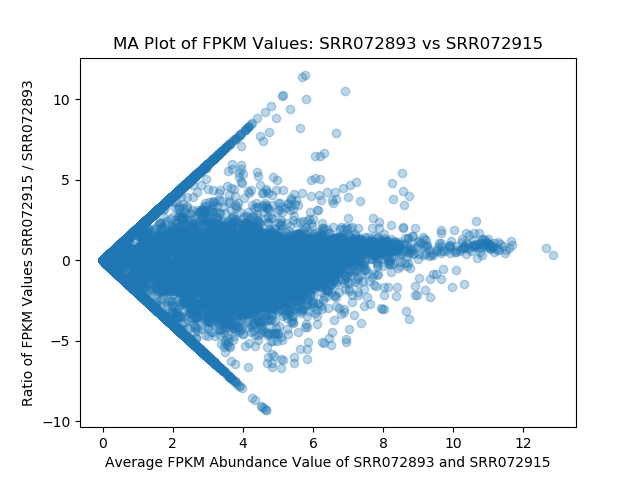

The script that saved this image:
#!/usr/bin/env python3

"""
Usage: ./plotting.py <ctab_file> 
"""

import sys
import os
import pandas as pd
import numpy as np
import matplotlib.pyplot as plt

df1 = pd.read_csv(sys.argv[1], sep = "\t", index_col = "t_name")
df2 = pd.read_csv(sys.argv[2], sep = "\t", index_col = "t_name")

fpkm1 = df1.loc[:, "FPKM"]
fpkm2 = df2.loc[:, "FPKM"]

name1 = sys.argv[1].split(os.sep)[-2]
name2 = sys.argv[2].split(os.sep)[-2]

fpkm1_log = np.log2(fpkm1 + 1)
fpkm2_log = np.log2(fpkm2 + 1)

ratio =  np.log2( (fpkm2 + 1)  / (fpkm1 + 1)   )
avg = (np.log2(fpkm1 + 1) + np.log2(fpkm2 + 1)) / 2



fig, ax = plt.subplots()
ax.scatter(avg, ratio, alpha = 0.3)

ax.set_title("MA Plot of FPKM Values: %s vs %s" %(name1, name2))
#ax.set_xscale('log')
#ax.set_xlim(0, 10)
#ax.set_ylim(-2, 30)
#ax.set_yscale('log')
ax.set_xlabel("Average FPKM Abundance Value of %s and %s" %(name1, name2))
ax.set_ylabel("Ratio of FPKM Values %s / %s" %(name2, name1))
fig.savefig("maplot.png")
plt.close(fig)

